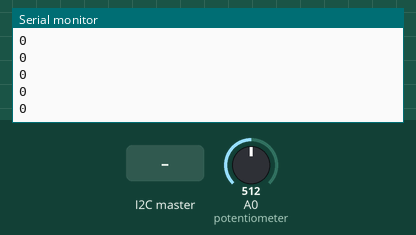
The sketch below on a simulated Arduino Uno, built with avr-gcc and run on an emulated ATmega328P. On the bench: the last lines printed to the serial monitor. The inputs (shaded band) are chosen by the test bench; at power-on: A0 (potentiometer) = 512.

Above: at 1.2 s.
1.3 s: the I2C master sends the byte 1
At 2.4 s:
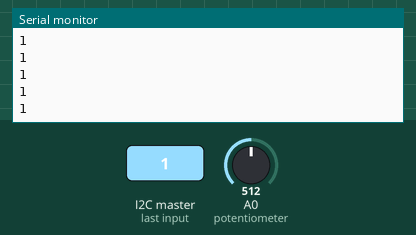
2.8 s: the I2C master sends the byte 2
At 3.6 s:
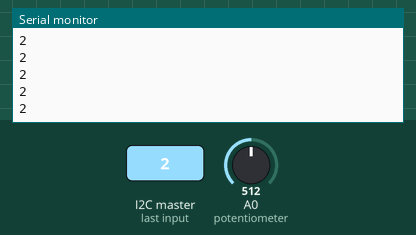
Timing chart, 0 to 5.8 s (numbered marks = the images above; inputs shaded):
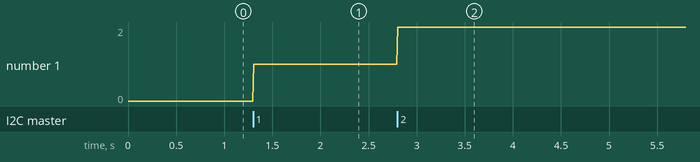

Measured:
- after the input at 1.3 s, the serial monitor: prints a new line at once (image 1)
- after the input at 2.8 s, the serial monitor: prints a new line at once (image 2)
- plotted number 1: 0 → 1 after the input at 1.3 s, 1 → 2 after the input at 2.8 s

The sketch:

Slave.ino
```cpp
#include <Wire.h>

char t[10];                     //empty array where to put the numbers going to the master
volatile int Val;               // variable used by the master to sent data to the slave


////////////////////////////// SETUP ///////////////////////////////////////////////////
void setup() {
  Wire.begin(8);                // Slave id #8
  Wire.onRequest(requestEvent); // fucntion to run when asking for data
  Wire.onReceive(receiveEvent); // what to do when receiving data
  Serial.begin(9600);           // serial for displaying data on your screen
}


////////////////////////////////// LOOP: ACTIVE VOLTAGE DIVIDER ///////////////////////////////////////////
void loop() {
  int aRead = analogRead(A0);   //plug a potentiometer or a resistor to pin A0, so you can see data being transfer

  // stores the Analog value to a string array called t
  dtostrf(aRead, 4, 4, t);     //converts the float or integer to a string. (floatVar, minStringWidthIncDecimalPoint, numVarsAfterDecimal, empty array);
  Serial.println(Val);         // print the character
  delay(10);
}


/////////////////////////////////INTERRUPTS: RECEIVE/SEND DATA /////////////////////////

// function: what to do when asked for data
// kind of like interrupts
void requestEvent() {
Wire.write(t);
}

// what to do when receiving data from master
void receiveEvent(int howMany)
{Val = Wire.read();}
```
